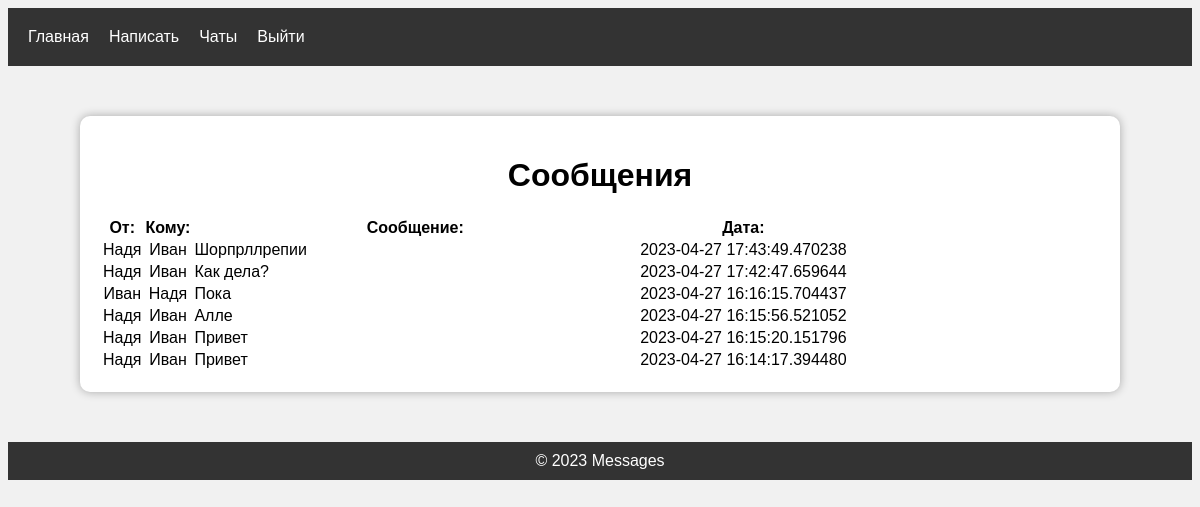
Screenshot of /messages (signed in) with the database file from the repository.
### main.py (models this page shows, shortened)
class User(db.Model, UserMixin):
    id = db.Column(db.Integer, primary_key=True)
    username = db.Column(db.String(20), unique=True, nullable=False)
    email = db.Column(db.String(120), unique=True, nullable=False)
    password = db.Column(db.String(120), nullable=False)
    sent_messages = db.relationship('Message', foreign_keys='Message.sender_id', backref='author', lazy='dynamic')
    received_messages = db.relationship('Message', foreign_keys='Message.recipient_id', backref='recipient', lazy='dynamic')

class Message(db.Model):
    id = db.Column(db.Integer, primary_key=True)
    sender_id = db.Column(db.Integer, db.ForeignKey('user.id'))
    recipient_id = db.Column(db.Integer, db.ForeignKey('user.id'))
    body = db.Column(db.String(140))
    timestamp = db.Column(db.DateTime, index=True, default=datetime.utcnow)

### main.py (the view)
@login_required
@app.route('/messages')
def messages():
    chats = Message.query.filter((Message.sender_id == current_user.id) |
                                 (Message.recipient_id == current_user.id)
                                 ).group_by(
        Message.sender_id,
        Message.recipient_id,
        Message.body,
        Message.timestamp
    ).all()
    return render_template('messages.html',
                           chats=sorted(chats,
                                        key=lambda x: x.timestamp,
                                        reverse=True
                                        ),
                           User=User)

### main.py (called while the page is built)
@login_manager.user_loader
def load_user(user_id):
    return User.query.get(int(user_id))

### templates/messages.html (shortened to what this page needs)
<!DOCTYPE html>
<html>
<head>
    <link rel="stylesheet" type="text/css" href="{{ url_for('static', filename='css/style.css') }}">
</head>
<body>
    <header>
        <nav>
            <ul>
                <li><a href="{{ url_for('home') }}">Главная</a></li>
                <li><a href="{{ url_for('new_message') }}">Написать</a></li>
                <li><a href="{{ url_for('messages') }}">Чаты</a></li>
                <li><a href="{{ url_for('logout') }}">Выйти</a></li>
            </ul>
        </nav>
    </header>
    <div class="container1">
        <h1>Сообщения</h1>
        <table class="table1">
            <thead>
            <tr>
                <th>От:</th>
                <th>Кому:</th>
                <th>Сообщение:</th>
                <th>Дата:</th>
            </tr>
            </thead>
            <tbody>
            {% for chat in chats %}
            {% if chat.sender_id == current_user.id %}
            {% set user_id = chat.recipient_id %}
            {% set sender = current_user %}
            {% set recipient = User.query.get(user_id) %}
            {% else %}
            {% set user_id = chat.sender_id %}
            {% set sender = User.query.get(user_id) %}
            {% set recipient = current_user %}
            {% endif %}
            <tr>
                <td>{{ sender.username }}</td>
                <td>{{ recipient.username }}</td>
                <td>{{ chat.body }}</td>
                <td>{{ chat.timestamp }}</td>
            </tr>
            {% endfor %}
            </tbody>
        </table>
    </div>
    <footer>
        <p>&copy; 2023 Messages</p>
    </footer>
</body>
</html>

### static/css/style.css (style rules this page uses)
.table1 td:nth-child(3) { width: 60%; text-align: left; }
body { background-color: #f1f1f1; font-family: Arial, sans-serif; }
header { background-color: #333; color: #fff; padding: 10px; }
nav ul { list-style: none; margin: 0; padding: 0; overflow: hidden; }
nav li { float: left; }
nav a { display: block; padding: 10px; color: #fff; text-decoration: none; }
.container1 { background-color: #fff; border-radius: 10px; box-shadow: 0 0 10px rgba(0, 0, 0, 0.3); margin: 50px auto; padding: 20px; width: 1000px; text-align: center; }
footer { background-color: #333; color: #fff; padding: 10px; text-align: center; }
footer p { margin: 0; }

### rows the page displays
Message: body "Шорпрллрепии", timestamp "2023-04-27 17:43:49.470238"
User: username "Надя"
User: username "Иван"
Message: body "Как дела?", timestamp "2023-04-27 17:42:47.659644"
Message: body "Пока", timestamp "2023-04-27 16:16:15.704437"
Message: body "Алле", timestamp "2023-04-27 16:15:56.521052"
Message: body "Привет", timestamp "2023-04-27 16:15:20.151796"
Message: body "Привет", timestamp "2023-04-27 16:14:17.394480"
